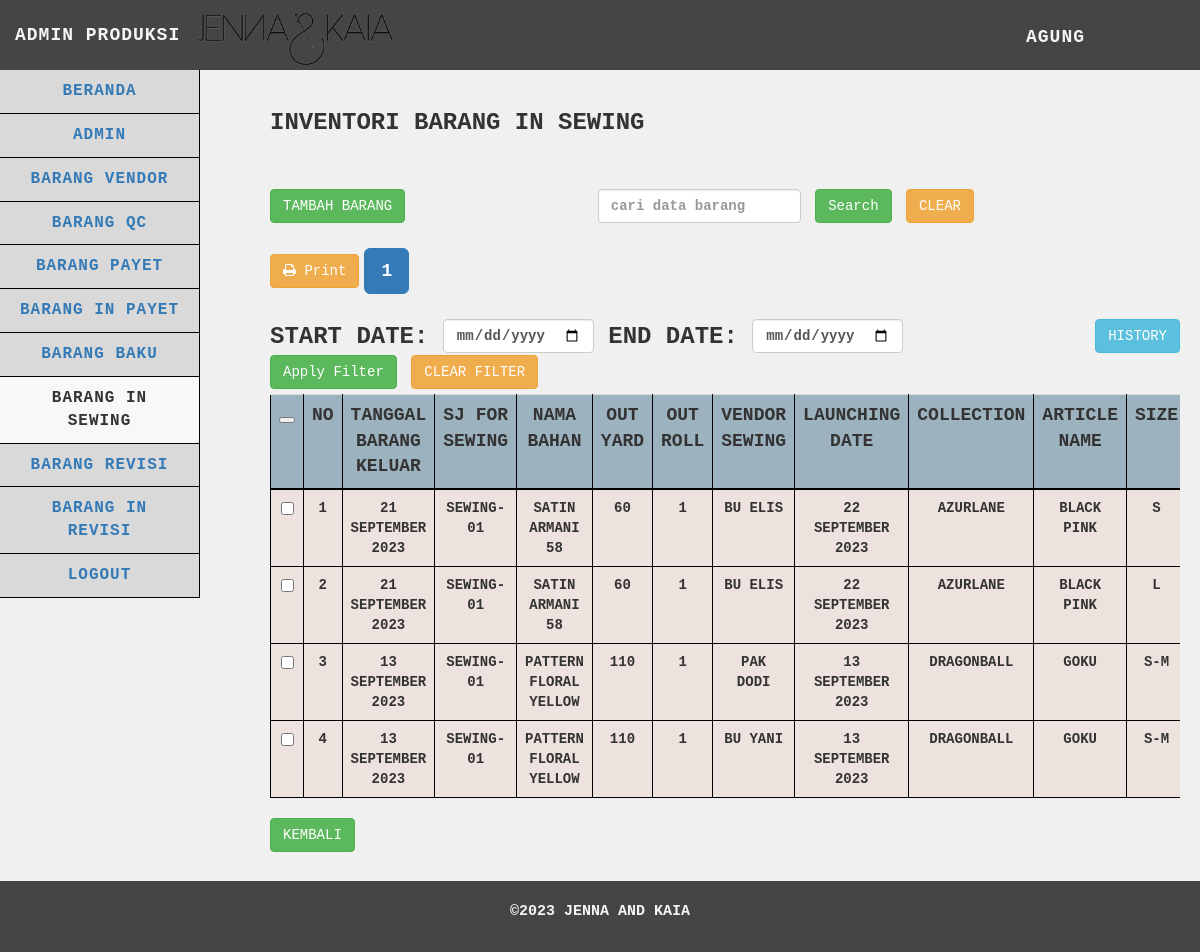
The app's page /produksi/baranginsewing/baranginsewing.php (signed in) with its own data.
### tables this page shows
CREATE TABLE `baranginsewing` (
  `idbarang_insewing` int(25) NOT NULL,
  `tgl_brg_keluar` date NOT NULL,
  `sj_for_vendor` varchar(255) NOT NULL,
  `nama` varchar(255) NOT NULL,
  `launching_date` date NOT NULL,
  `collection` varchar(255) NOT NULL,
  `article_name` varchar(255) NOT NULL,
  `size` varchar(15) NOT NULL,
  `inyard` int(255) NOT NULL,
  `stock_insewing` int(255) NOT NULL,
  `stock_hasilsewing` int(255) NOT NULL,
  `vendor_sewing` varchar(255) NOT NULL,
  `tgl_brg_masuk` date DEFAULT NULL,
  `sj_from_vendor` varchar(255) NOT NULL,
  `status` varchar(255) NOT NULL,
  `idbarang_baku` int(25) NOT NULL
);

### produksi/baranginsewing/functions.php (called while the page is built, shortened)
<?php
$db = mysqli_connect("localhost", "root", "", "gudangjenna");
function query($query)
{
    global $db;
    $result = mysqli_query($db, $query);
    $rows = [];
    while ($row = mysqli_fetch_assoc($result)) {
        $rows[] = $row;
    }
    return $rows;
}
function getNama($username)
{
    global $db;
    $query = "SELECT nama FROM admin WHERE username = '$username' AND role = 'produksi'";
    $result = mysqli_query($db, $query);
    if ($result && mysqli_num_rows($result) > 0) {
        $user = mysqli_fetch_assoc($result);
        return $user['nama'];
    } else {
        return "Nama Tidak Ditemukan";
    }
}
function formatDate($dateString)
{
    $timestamp = strtotime($dateString);
    return date('d F Y', $timestamp);
}

### produksi/baranginsewing/baranginsewing.php (the view, shortened to what this page needs)
<?php
require 'functions.php';
$baranginsewing = query("SELECT * FROM baranginsewing");
$limit = 20;
$page = isset($_GET['page']) ? $_GET['page'] : 1;
$start = ($page - 1) * $limit;
$start_date = isset($_GET['start_date']) ? $_GET['start_date'] : '';
$end_date = isset($_GET['end_date']) ? $_GET['end_date'] : '';
$date_filter = '';
$search = isset($_GET['search']) ? $_GET['search'] : '';
$search_filter = '';
$query = "SELECT * FROM baranginsewing $date_filter $search_filter ORDER BY idbarang_insewing DESC LIMIT $start, $limit";
$baranginsewing = query($query);
$totalRecordsSearchDateFilter = count(query("SELECT * FROM baranginsewing $date_filter $search_filter"));
$totalPagesSearchDateFilter = ceil($totalRecordsSearchDateFilter / $limit);
?>
<!DOCTYPE html>
<html>
<head>
    <link href="../../vendor/css/bootstrap/bootstrap.min.css" rel="stylesheet">
    <link href="../../vendor/css/bootstrap/bootstrap.css" rel="stylesheet">
    <link href="../../vendor/font-awesome/css/font-awesome.min.css" rel="stylesheet" type="text/css">
    <link href="../../css/tabel.css" rel="stylesheet">
</head>
<body>
    <nav class="navbar navbar-default navbar-static-top" role="navigation" style="margin-bottom: 0">
        <div class="navbar-header">
            <img src="../../images/Jenna-Kaia.png" alt="Logo Perusahaan" class="navbar-logo">
            <a class="navbar-brand">ADMIN PRODUKSI</a>
        </div>
        <ul class="nav navbar-top-links navbar-right">
            <li class="dropdown">
                <a class="dropdown-toggle" data-toggle="dropdown"
                    href="../logout.php"><?php echo getNama($_SESSION['usernamepr']); ?></i>
                </a>
            </li>
        </ul>
        <div class="navbar-default sidebar" role="navigation" style="font-size: medium;">
            <div class="sidebar-nav navbar-collapse">
                <ul class="nav" id="side-menu">
                    <li>
                        <a href="../beranda.php">
                            BERANDA
                        </a>
                    </li>
                    <li>
                        <a href="../admin/admin.php">
                            ADMIN
                        </a>
                    </li>
                    <li>
                        <a href="../barangvendor/barangvendor.php">
                            BARANG VENDOR
                        </a>
                    </li>
                    <li>
                        <a href="../barangqc/barangqc.php">
                            BARANG QC
                        </a>
                    </li>
                    <li>
                        <a href="../barangpayet/barangpayet.php">
                            BARANG PAYET
                        </a>
                    </li>
                    <li>
                        <a href="../baranginpayet/baranginpayet.php">
                            BARANG IN PAYET
                        </a>
                    </li>
                    <li>
                        <a href="../barangbaku/barangbaku.php">
                            BARANG BAKU
                        </a>
                    </li>
                    <li class="active">
                        <a href="baranginsewing.php">
                            BARANG IN SEWING
                        </a>
                    </li>
                    <li>
                        <a href="../barangrevisi/barangrevisi.php">
                            BARANG REVISI
                        </a>
                    </li>
                    <li>
                        <a href="../baranginrevisi/baranginrevisi.php">
                            BARANG IN REVISI
                        </a>
                    </li>
                    <li>
                        <a href="../logout.php" onclick="return confirm('yakin ingin logout?')">
                            Logout
                        </a>
                    </li>
                </ul>
            </div>
        </div>
    </nav>
    <div class="content">
        <div class="container-fluid">
            <h1 class="page-header">Inventori Barang In Sewing
                <br><br><br>
                <div class="row">
                    <div class="col-md-4">
                        <div class="text-left">
                            <a href="#" class="btn btn-success" data-toggle="modal"
                                data-target="#tambahBarangModal">Tambah
                                Barang</a>
                        </div>
                    </div>
                    <div class="col-md-6">
                        <form action="" method="GET" class="form-inline">
                            <input type="text" class="form-control mx-2" id="search" name="search"
                                value="<?php echo $_GET['search'] ?? ''; ?>" placeholder="cari data barang">
                            <button type="submit" class="btn btn-success">Search</button>
                            <a href="baranginsewing.php" class="btn btn-warning mx-2">Clear</a>
                        </form>
                    </div>
                </div>
                <div class="row" style="margin-top: 5px;">
                    <div class="col-md-6">
                        <div class="button-group" style="display: flex; align-items: center;">
                            <div style="margin-right: 5px;">
                                <button class="btn btn-warning" onclick="printTable()">
                                    <i class="fa fa-print"></i> Print
                                </button>
                            </div>
                            <div class="pagination-container">
                                <ul class="pagination pagination-lg">
                                    <?php
                                    $startPage = max(1, $page - 1);
                                    $endPage = min($totalPagesSearchDateFilter, $startPage + 4);
                                    for ($p = $startPage; $p <= $endPage; $p++) :
                                    ?>
                                    <li class="<?php if ($p == $page) echo 'active'; ?>">
                                        <a
                                            href="?page=<?php echo $p; ?>&start_date=<?php echo $start_date; ?>&end_date=<?php echo $end_date; ?>&search=<?php echo $search; ?>">
                                            <?php echo $p; ?>
                                        </a>
                                    </li>
                                    <?php endfor; ?>
                                </ul>
                            </div>
                        </div>
                    </div>
                </div>
                <div class="row" style="margin-top: 5px; margin-bottom: 5px">
                    <div class="col-md-10">
                        <form action="" method="GET" class="form-inline">
                            <label for="start_date">Start Date:</label>
                            <input type="date" class="form-control mx-2" id="start_date" name="start_date"
                                value="<?php echo $_GET['start_date'] ?? ''; ?>">
                            <label for="end_date">End Date:</label>
                            <input type="date" class="form-control mx-2" id="end_date" name="end_date"
                                value="<?php echo $_GET['end_date'] ?? ''; ?>">
                            <button type="submit" class="btn btn-success">Apply Filter</button>
                            <a href="baranginsewing.php" class="btn btn-warning mx-2">Clear Filter</a>
                        </form>
                    </div>
                    <div class="col-md-2 text-right">
                        <a href="baranginsewing_history.php" class="btn btn-info mx-2" target="_blank">History</a>
                    </div>
                </div>
                <div class="table-responsive">
                    <table id="data-table" class="table table-hover">
                        <tr>
                            <th scope="col"><button onclick="checkAll()"></button></th>
                            <th scope="col">No</th>
                            <th scope="col">Tanggal Barang Keluar</th>
                            <th scope="col">SJ For Sewing</th>
                            <th scope="col">Nama Bahan</th>
                            <th scope="col">Out Yard</th>
                            <th scope="col">Out Roll</th>
                            <th scope="col">Vendor Sewing</th>
                            <th scope="col">Launching Date</th>
                            <th scope="col">Collection</th>
                            <th scope="col">Article Name</th>
                            <th scope="col">Size</th>
                        </tr>
                        <?php $i = $start + 1; ?>
                        <?php foreach ($baranginsewing as $row) : ?>
                        <tr class="data-row">
                            <td><input type="checkbox" class="print-checkbox"
                                    data-id="<?= $row["idbarang_insewing"]; ?>">
                            </td>
                            <td><?= $i; ?></td>
                            <td><?= formatDate($row["tgl_brg_keluar"]); ?></td>
                            <td><?= $row["sj_for_vendor"]; ?></td>
                            <td><?= $row["nama"]; ?></td>
                            <td><?= $row["inyard"]; ?></td>
                            <td><?= $row["stock_insewing"]; ?></td>
                            <td><?= $row["vendor_sewing"]; ?></td>
                            <td><?= formatDate($row["launching_date"]); ?></td>
                            <td><?= $row["collection"]; ?></td>
                            <td><?= $row["article_name"]; ?></td>
                            <td><?= $row["size"]; ?></td>
                        </tr>
                        <?php $i++; ?>
                        <?php endforeach; ?>
                    </table>
                </div>
                <div>
                    <a href="../beranda.php" class="btn btn-success">Kembali</a>
                </div>
        </div>
    </div>
    <footer>
        <p>©2023 Jenna and Kaia</p>
    </footer>
</body>
</html>

### css/tabel.css (style rules this page uses)
body { font-family: "Courier New", Courier, monospace; text-transform: uppercase; margin: 0; padding: 0; background-color: #f0f0f0; display: flex; flex-direction: column; min-height: 100vh; }
p { font-size: 15px; }
h1 { text-transform: uppercase; font-weight: 500; }
.page-header { font-weight: bold; font-size: 24px; }
.navbar-logo { max-height: 60px; width: auto; margin-top: 10px; }
.navbar-default.sidebar .nav > li.active > a { background-color: #f8f8f8; color: #333; }
.navbar { background-color: #454545; font-size: large; letter-spacing: 1px; font-weight: 700; font-family: "Courier New", Courier, monospace; text-transform: uppercase; border: none; height: 70px; position: fixed; top: 0; width: 100%; z-index: 99; }
.navbar-header .navbar-brand { color: whitesmoke; margin-top: 10px; }
.dropdown { background-color: #454545; width: 100%; }
.dropdown-toggle { color: whitesmoke; margin-top: 10px; }
.navbar-top-links { margin-right: 0; }
.navbar-top-links li { display: inline-block; }
.navbar-top-links li:last-child { margin-right: 100px; }
.navbar-top-links li a { padding: 15px; min-height: 50px; }
.sidebar { background-color: #d9d9d9; text-align: center; }
.sidebar .sidebar-nav.navbar-collapse { padding-left: 0; padding-right: 0; }
.sidebar ul li { border-bottom: 1px solid black; border-right: 1px solid black; }
@media (min-width: 768px) { .sidebar { z-index: 1; position: absolute; width: 200px; margin-top: 70px; } }
@media (min-width: 768px) { .navbar-top-links { margin-left: auto; } }
.content { padding-top: 50px; padding-bottom: 50px; flex: 1; }
.container-fluid { padding: 20px; }
.table { border-collapse: collapse; width: 100%; }
.table th { background-color: #9db2bf; border: 1px solid black; text-align: center; border-bottom: 2px solid black; font-size: 18px; }
.table td { background-color: #eee2de; border: 1px solid black; text-align: center; font-size: 14px; }
@media (min-width: 768px) { .content { margin-left: 250px; } }
footer { text-transform: uppercase; padding: 20px; color: whitesmoke; background-color: #454545; text-align: center; font-weight: bold; position: fixed; bottom: 0; left: 0; width: 100%; }
footer p { text-align: center; }
.pagination-container { display: flex; justify-content: center; align-items: center; }

### records on screen
baranginsewing: tgl_brg_keluar "21 SEPTEMBER 2023", sj_for_vendor "SEWING-01", nama "SATIN ARMANI 58", inyard "60", stock_insewing "1", vendor_sewing "BU ELIS", launching_date "22 SEPTEMBER 2023", collection "AZURLANE", article_name "BLACK PINK", size "S"
baranginsewing: tgl_brg_keluar "21 SEPTEMBER 2023", sj_for_vendor "SEWING-01", nama "SATIN ARMANI 58", inyard "60", stock_insewing "1", vendor_sewing "BU ELIS", launching_date "22 SEPTEMBER 2023", collection "AZURLANE", article_name "BLACK PINK", size "L"
baranginsewing: tgl_brg_keluar "13 SEPTEMBER 2023", sj_for_vendor "SEWING-01", nama "PATTERN FLORAL YELLOW", inyard "110", stock_insewing "1", vendor_sewing "PAK DODI", launching_date "13 SEPTEMBER 2023", collection "DRAGONBALL", article_name "GOKU", size "S-M"
baranginsewing: tgl_brg_keluar "13 SEPTEMBER 2023", sj_for_vendor "SEWING-01", nama "PATTERN FLORAL YELLOW", inyard "110", stock_insewing "1", vendor_sewing "BU YANI", launching_date "13 SEPTEMBER 2023", collection "DRAGONBALL", article_name "GOKU", size "S-M"

### other values on screen
getNama($_SESSION['usernamepr']) "AGUNG"
